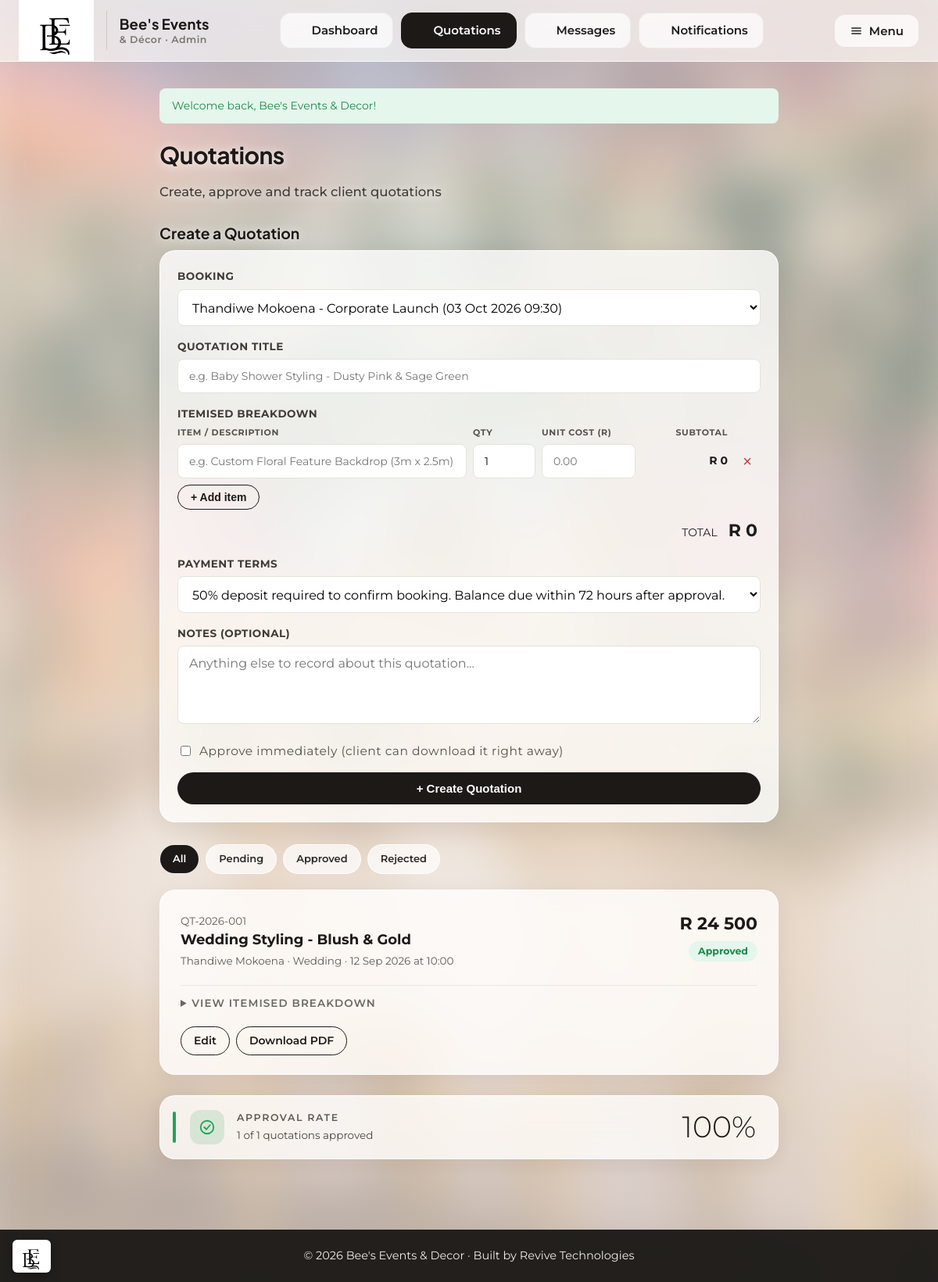
Screenshot of /admin/quotations.php (signed in) with the database file from the repository.
### tables this page shows
CREATE TABLE quotations (
    quote_id    INT AUTO_INCREMENT PRIMARY KEY,
    booking_id  INT NOT NULL,
    client_id   INT NOT NULL,
    title         VARCHAR(160) DEFAULT NULL,        
    amount        DECIMAL(10,2) NOT NULL DEFAULT 0.00,    
    details       TEXT,
    payment_terms VARCHAR(255) DEFAULT NULL,
    status        ENUM('sent','accepted','rejected') NOT NULL DEFAULT 'sent',   
    approved_at   DATETIME DEFAULT NULL,            
    created_at    DATETIME NOT NULL DEFAULT CURRENT_TIMESTAMP,
    FOREIGN KEY (booking_id) REFERENCES bookings(booking_id) ON DELETE CASCADE,
    FOREIGN KEY (client_id) REFERENCES users(user_id) ON DELETE CASCADE
);

CREATE TABLE users (
    user_id     INT AUTO_INCREMENT PRIMARY KEY,
    full_name   VARCHAR(120)  NOT NULL,
    email       VARCHAR(150)  NOT NULL UNIQUE,
    phone       VARCHAR(30)   DEFAULT NULL,
    profile_image VARCHAR(255) DEFAULT NULL,           
    password    VARCHAR(255)  NOT NULL,            
    role        ENUM('client','freelancer','admin') NOT NULL DEFAULT 'client',
    status      ENUM('active','suspended')  NOT NULL DEFAULT 'active',
    created_at  DATETIME NOT NULL DEFAULT CURRENT_TIMESTAMP
);

CREATE TABLE bookings (
    booking_id    INT AUTO_INCREMENT PRIMARY KEY,
    client_id     INT NOT NULL,
    freelancer_id INT DEFAULT NULL,                 
    event_type    VARCHAR(120) NOT NULL,            
    event_date    DATE NOT NULL,
    event_time    TIME DEFAULT NULL,                
    venue         VARCHAR(200) DEFAULT NULL,
    guest_count   INT DEFAULT NULL,
    notes         TEXT,
    status        ENUM('pending','quoted','confirmed','completed','cancelled') NOT NULL DEFAULT 'pending',
    created_at    DATETIME NOT NULL DEFAULT CURRENT_TIMESTAMP,
    FOREIGN KEY (client_id) REFERENCES users(user_id) ON DELETE CASCADE,
    FOREIGN KEY (freelancer_id) REFERENCES freelancers(freelancer_id) ON DELETE SET NULL
);

### includes/functions.php (called while the page is built, shortened)
<?php
function h($string) {
    return htmlspecialchars($string ?? '', ENT_QUOTES, 'UTF-8');
}
function nice_date($date) {
    return date('d M Y', strtotime($date));
}
function rand_short($amount) {
    return 'R ' . number_format((float)$amount, 0, '.', ' ');
}
function nice_time($time) {
    return $time ? date('H:i', strtotime($time)) : '';
}
function quote_ref($quote_id, $created_at = null) {
    $year = $created_at ? date('Y', strtotime($created_at)) : date('Y');
    return 'QT-' . $year . '-' . str_pad((int)$quote_id, 3, '0', STR_PAD_LEFT);
}
function get_quotation($pdo, $quote_id, $client_id = null) {
    $sql = "SELECT q.*, b.event_type, b.event_date, b.event_time, b.venue, u.full_name AS client_name, u.email AS client_email
            FROM quotations q
            JOIN bookings b ON q.booking_id = b.booking_id
            JOIN users u ON q.client_id = u.user_id
            WHERE q.quote_id = ?";
    $params = [(int)$quote_id];
    $stmt = $pdo->prepare($sql);
    $stmt->execute($params);
    $quote = $stmt->fetch();
    $stmt = $pdo->prepare('SELECT * FROM quotation_items WHERE quote_id = ? ORDER BY sort_order, item_id');
    $stmt->execute([(int)$quote_id]);
    $quote['items'] = $stmt->fetchAll();
    return $quote;
}

### admin/quotations.php (the view, shortened to what this page needs)
<?php
require_once '../includes/functions.php';
require_once '../config/database.php';
$payment_options = [
    '50% deposit required to confirm booking. Balance due within 72 hours after approval.',
    '30% deposit required to confirm booking. Balance due on delivery.',
    'Full payment upfront.',
    'Full payment on completion.',
];
$edit = null;
$filter = $_GET['filter'] ?? 'all';
$where  = '';
$ids = $pdo->query("SELECT q.quote_id FROM quotations q {$where} ORDER BY q.created_at DESC")->fetchAll(PDO::FETCH_COLUMN);
$quotations = [];
foreach ($ids as $qid) $quotations[] = get_quotation($pdo, $qid);
$total_count    = $pdo->query("SELECT COUNT(*) FROM quotations")->fetchColumn();
$approved_count = $pdo->query("SELECT COUNT(*) FROM quotations WHERE status='accepted'")->fetchColumn();
$approval_rate  = $total_count ? round($approved_count / $total_count * 100) : 0;
$unquoted = $pdo->query(
    "SELECT b.*, u.full_name AS client_name FROM bookings b JOIN users u ON b.client_id = u.user_id
     WHERE b.status = 'pending' ORDER BY b.created_at DESC"
)->fetchAll();
$form_title   = $edit['title'] ?? '';
$form_terms   = $edit['payment_terms'] ?? $payment_options[0];
$form_details = $edit['details'] ?? '';
$form_items   = $edit['items'] ?? [['description' => '', 'qty' => 1, 'unit_cost' => '']];
include '../includes/header_dashboard.php';
?>
<div class="page-head">
    <div><h2>Quotations</h2><p>Create, approve and track client quotations</p></div>
</div>
<?php if ($edit || !empty($unquoted)): ?>
<h3><?php echo $edit ? 'Edit Quotation ' . h(quote_ref($edit['quote_id'], $edit['created_at'])) : 'Create a Quotation'; ?></h3>
<div class="card" style="max-width:760px;margin-bottom:28px;">
    <form method="POST" action="quotations.php">
        <?php if ($edit): ?>
            <input type="hidden" name="quote_id" value="<?php echo (int)$edit['quote_id']; ?>">
            <div class="field">
                <label>Booking</label>
                <input type="text" disabled value="<?php echo h($edit['client_name'] . ' - ' . $edit['event_type'] . ' (' . nice_date($edit['event_date']) . ')'); ?>">
            </div>
        <?php else: ?>
            <div class="field">
                <label>Booking</label>
                <select name="booking_id" required>
                    <?php foreach ($unquoted as $b): ?>
                        <option value="<?php echo (int)$b['booking_id']; ?>">
                            <?php echo h($b['client_name']); ?> - <?php echo h($b['event_type']); ?> (<?php echo nice_date($b['event_date']); ?><?php echo $b['event_time'] ? ' ' . nice_time($b['event_time']) : ''; ?>)
                        </option>
                    <?php endforeach; ?>
                </select>
            </div>
        <?php endif; ?>
        <div class="field">
            <label>Quotation Title</label>
            <input type="text" name="title" value="<?php echo h($form_title); ?>" placeholder="e.g. Baby Shower Styling - Dusty Pink &amp; Sage Green" required>
        </div>
        <div class="field" data-items-builder>
            <label>Itemised Breakdown</label>
            <div class="items-head"><span>Item / Description</span><span>Qty</span><span>Unit cost (R)</span><span style="text-align:right;">Subtotal</span><span></span></div>
            <div class="item-rows">
                <?php foreach ($form_items as $it): ?>
                    <div class="item-row">
                        <input type="text" name="item_desc[]" value="<?php echo h($it['description']); ?>" placeholder="e.g. Custom Floral Feature Backdrop (3m x 2.5m)">
                        <input type="number" class="item-qty" name="item_qty[]" min="1" step="1" value="<?php echo (int)$it['qty']; ?>">
                        <input type="number" class="item-cost" name="item_cost[]" min="0" step="0.01" value="<?php echo h($it['unit_cost']); ?>" placeholder="0.00">
                        <span class="item-sub">R 0</span>
                        <button type="button" class="item-del" title="Remove line">&times;</button>
                    </div>
                <?php endforeach; ?>
            </div>
            <button type="button" class="btn btn-outline btn-sm" data-add-item>+ Add item</button>
            <div class="items-total"><span>TOTAL</span><strong>R 0</strong></div>
        </div>
        <div class="field"><label>Payment Terms</label>
            <select name="payment_terms">
                <?php foreach ($payment_options as $opt): ?>
                    <option value="<?php echo h($opt); ?>" <?php echo $opt === $form_terms ? 'selected' : ''; ?>><?php echo h($opt); ?></option>
                <?php endforeach; ?>
            </select>
        </div>
        <div class="field"><label>Notes (optional)</label><textarea name="details" placeholder="Anything else to record about this quotation..."><?php echo h($form_details); ?></textarea></div>
        <?php if (!$edit): ?>
            <label style="display:flex;align-items:center;gap:8px;font-weight:400;text-transform:none;font-size:14px;margin-bottom:16px;">
                <input type="checkbox" name="approve_now" value="1"> Approve immediately (client can download it right away)
            </label>
        <?php endif; ?>
        <div style="display:flex;gap:10px;">
            <button type="submit" class="btn btn-primary" style="flex:1;"><?php echo $edit ? 'Save Changes' : '+ Create Quotation'; ?></button>
        </div>
    </form>
</div>
<?php endif; ?>
<div class="tab-filter">
    <a href="?filter=all" class="<?php echo $filter === 'all' ? 'active' : ''; ?>">All</a>
    <a href="?filter=pending" class="<?php echo $filter === 'pending' ? 'active' : ''; ?>">Pending</a>
    <a href="?filter=approved" class="<?php echo $filter === 'approved' ? 'active' : ''; ?>">Approved</a>
    <a href="?filter=rejected" class="<?php echo $filter === 'rejected' ? 'active' : ''; ?>">Rejected</a>
</div>
<?php if (empty($quotations)): ?>
    <div class="card empty-state">No quotations found for this filter.</div>
<?php else: foreach ($quotations as $q):
    $pill = $q['status'] === 'sent' ? 'pending' : ($q['status'] === 'accepted' ? 'approved' : 'rejected');
    $label = $q['status'] === 'sent' ? 'Pending' : ($q['status'] === 'accepted' ? 'Approved' : 'Rejected');
?>
    <div class="card q-card">
        <div class="q-head">
            <div>
                <span class="q-meta"><?php echo h(quote_ref($q['quote_id'], $q['created_at'])); ?></span>
                <p class="q-title"><?php echo h($q['title']); ?></p>
                <div class="q-meta"><?php echo h($q['client_name']); ?> &middot; <?php echo h($q['event_type']); ?> &middot; <?php echo nice_date($q['event_date']); ?><?php echo !empty($q['event_time']) ? ' at ' . nice_time($q['event_time']) : ''; ?></div>
            </div>
            <div class="q-head-right">
                <div class="q-total"><?php echo rand_short($q['amount']); ?></div>
                <span class="pill pill-<?php echo $pill; ?>"><?php echo $label; ?></span>
            </div>
        </div>
        <div class="q-sep" style="margin-bottom:6px;"></div>
        <details>
            <summary style="cursor:pointer;font-size:12px;letter-spacing:.08em;text-transform:uppercase;color:#6b6762;font-weight:600;padding:6px 0;">View itemised breakdown</summary>
        </details>
        <div class="admin-q-actions">
            <a href="?edit=<?php echo (int)$q['quote_id']; ?>" class="btn btn-outline btn-sm">Edit</a>
            <a href="quotation-download.php?id=<?php echo (int)$q['quote_id']; ?>" class="btn btn-outline btn-sm">Download PDF</a>
        </div>
    </div>
<?php endforeach; endif; ?>
<div class="stat-list" style="margin-top:26px;max-width:800px;">
    <div class="stat-row accent-green">
        <div class="stat-ico"><svg width="22" height="22" viewBox="0 0 24 24" fill="none" stroke="currentColor" stroke-width="2" stroke-linecap="round" stroke-linejoin="round"><circle cx="12" cy="12" r="9"/><path d="m8 12 3 3 5-6"/></svg></div>
        <div><div class="stat-label">Approval Rate</div><div class="stat-sub"><?php echo (int)$approved_count; ?> of <?php echo (int)$total_count; ?> quotations approved</div></div>
        <div class="stat-num"><?php echo $approval_rate; ?>%</div>
    </div>
</div>
<?php include '../includes/footer_dashboard.php'; ?>

### rows the page displays
quotations: quote_ref($q['quote_id'], $q['created_at']) "QT-2026-001", title "Wedding Styling - Blush & Gold", client.full_name "Thandiwe Mokoena", booking.event_type "Wedding", booking.event_date "12 Sep 2026", booking.event_time "10:00", amount "R 24 500", status "Approved"

### other values shown
$who "Admin"
$item['label'] "Dashboard"
$item['label'] "Quotations"
$item['label'] "Messages"
$item['label'] "Notifications"
$flash['message'] "Welcome back, Bee's Events & Decor!"
$approved_count "1"
$total_count "1"
$approval_rate "100"
form field booking_id "Thandiwe Mokoena - Corporate Launch (03 Oct 2026 09:30)"
form field payment_terms "50% deposit required to confirm booking. Balance due within 72 hours after approval."
